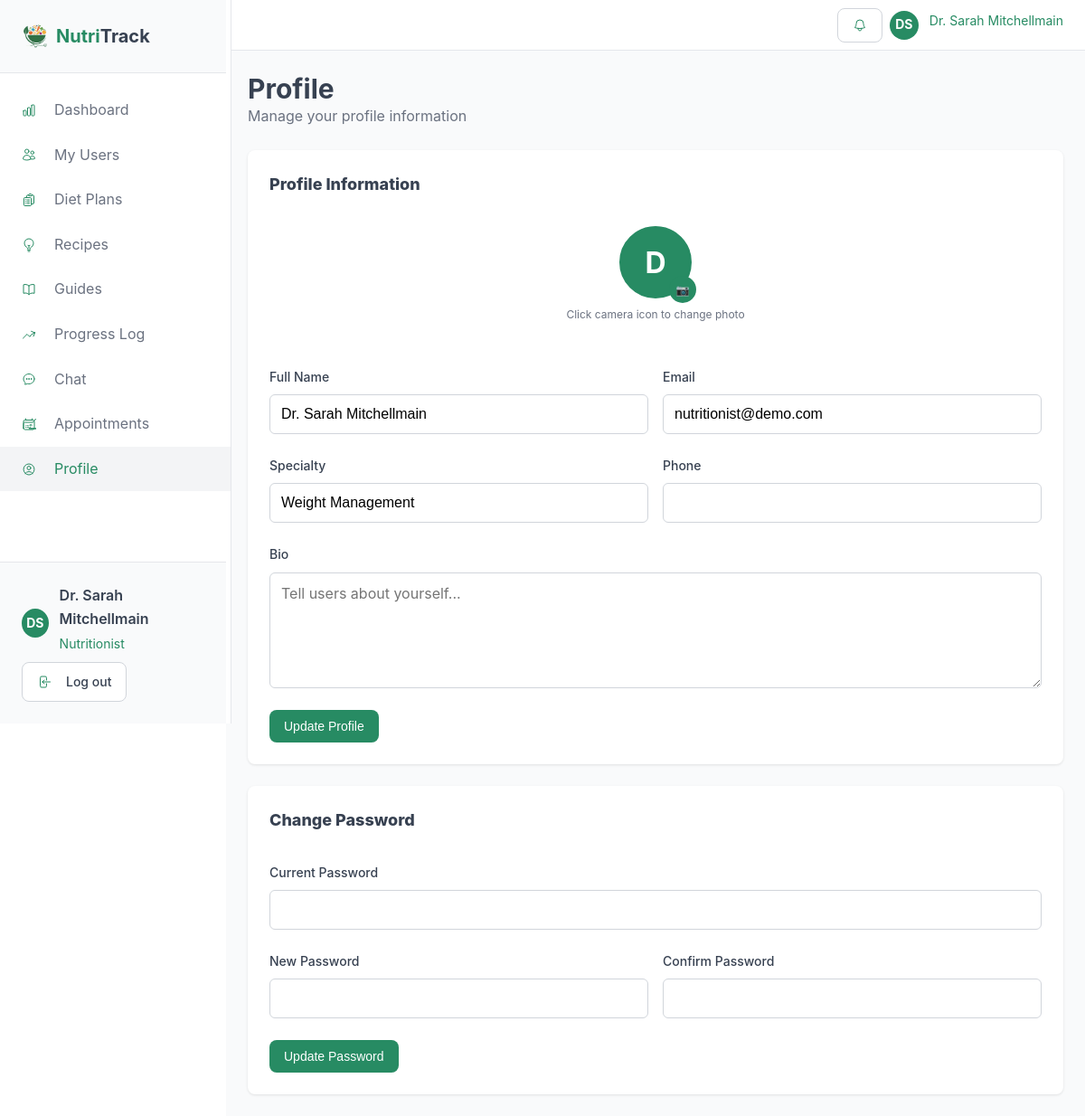
The app's page /nutritionists/settings.php (signed in) with its own data.
### tables this page shows
CREATE TABLE `users` (
  `id` int(11) NOT NULL,
  `name` varchar(100) NOT NULL,
  `email` varchar(100) NOT NULL,
  `password` varchar(255) NOT NULL,
  `phone` varchar(20) DEFAULT NULL,
  `role` enum('user','nutritionist','admin') NOT NULL DEFAULT 'user',
  `status` enum('active','pending','inactive') NOT NULL DEFAULT 'pending',
  `weight` decimal(5,2) DEFAULT NULL,
  `height` decimal(5,2) DEFAULT NULL,
  `age` int(11) DEFAULT NULL,
  `goal` enum('weight_loss','maintain','gain_weight','build_muscle') DEFAULT NULL,
  `health_conditions` text DEFAULT NULL,
  `specialty` varchar(100) DEFAULT NULL,
  `bio` text DEFAULT NULL,
  `rating` decimal(3,2) DEFAULT NULL,
  `nutritionist_id` int(11) DEFAULT NULL,
  `created_at` timestamp NOT NULL DEFAULT current_timestamp(),
  `updated_at` timestamp NOT NULL DEFAULT current_timestamp() ON UPDATE current_timestamp(),
  `profile_image` varchar(255) DEFAULT NULL
);

### nutritionists/settings.php (the view, shortened to what this page needs)
<?php
require_once '../includes/session.php';
include 'header.php';
?>
<div class="space-y-6">
    <div>
        <h1 class="text-3xl font-bold">Profile</h1>
        <p class="text-muted-foreground">Manage your profile information</p>
    </div>
    <div class="card">
        <div class="card-header">
            <h3 class="card-title">Profile Information</h3>
        </div>
        <div class="card-content">
            <form id="profileForm" enctype="multipart/form-data" class="form-grid">
                <div style="text-align: center; margin-bottom: 1.5rem;">
                    <div style="position: relative; display: inline-block;">
                        <?php if (!empty($user['profile_image']) && file_exists(__DIR__ . '/../' . $user['profile_image'])): ?>
                            <img id="profilePreview" src="../<?php echo htmlspecialchars($user['profile_image']); ?>" alt="Profile" style="width: 80px; height: 80px; border-radius: 50%; object-fit: cover; border: 3px solid #278b63;">
                        <?php else: ?>
                            <div id="profilePreview" style="width: 80px; height: 80px; border-radius: 50%; background: #278b63; color: white; display: flex; align-items: center; justify-content: center; font-size: 2rem; font-weight: bold; border: 3px solid #278b63;">
                                <?php echo strtoupper(substr($user['name'], 0, 1)); ?>
                            </div>
                        <?php endif; ?>
                        <label for="profileImageInput" style="position: absolute; bottom: -5px; right: -5px; background: #278b63; color: white; border-radius: 50%; width: 30px; height: 30px; display: flex; align-items: center; justify-content: center; cursor: pointer; font-size: 0.75rem;">📷</label>
                    </div>
                    <p style="font-size: 0.75rem; color: #6b7280; margin-top: 0.5rem;">Click camera icon to change photo</p>
                </div>
                <div class="form-row">
                    <div class="form-group">
                        <label class="form-label">Full Name</label>
                        <input type="text" id="profileName" name="name" class="form-input" value="<?php echo htmlspecialchars($user['name']); ?>">
                    </div>
                    <div class="form-group">
                        <label class="form-label">Email</label>
                        <input type="email" id="profileEmail" name="email" class="form-input" value="<?php echo htmlspecialchars($user['email']); ?>">
                    </div>
                </div>
                <div class="form-row">
                    <div class="form-group">
                        <label class="form-label">Specialty</label>
                        <input type="text" id="profileSpecialty" name="specialty" class="form-input" value="<?php echo htmlspecialchars($user['specialty'] ?? ''); ?>" placeholder="e.g., Weight Management">
                    </div>
                    <div class="form-group">
                        <label class="form-label">Phone</label>
                        <input type="tel" id="profilePhone" name="phone" class="form-input" value="<?php echo htmlspecialchars($user['phone'] ?? ''); ?>">
                    </div>
                </div>
                <div class="form-group">
                    <label class="form-label">Bio</label>
                    <textarea id="profileBio" name="bio" class="form-textarea" placeholder="Tell users about yourself..."><?php echo htmlspecialchars($user['bio'] ?? ''); ?></textarea>
                </div>
                <div class="form-actions">
                    <button type="submit" class="btn btn-primary" id="updateProfileBtn">Update Profile</button>
                </div>
            </form>
        </div>
    </div>
    <div class="card">
        <div class="card-header">
            <h3 class="card-title">Change Password</h3>
        </div>
        <div class="card-content">
            <div class="form-grid">
                <div class="form-group">
                    <label class="form-label">Current Password</label>
                    <input type="password" id="currentPassword" class="form-input">
                </div>
                <div class="form-row">
                    <div class="form-group">
                        <label class="form-label">New Password</label>
                        <input type="password" id="newPassword" class="form-input">
                    </div>
                    <div class="form-group">
                        <label class="form-label">Confirm Password</label>
                        <input type="password" id="confirmPassword" class="form-input">
                    </div>
                </div>
                <div class="form-actions">
                    <button class="btn btn-primary" id="updatePasswordBtn">Update Password</button>
                </div>
            </div>
        </div>
    </div>
</div>
<?php include 'footer.php'; ?>

### nutritionists/header.php (shortened to what this page needs)
<?php
require_once '../includes/session.php';
$user = getCurrentUser();
?>
<!DOCTYPE html>
<html lang="en">
<head>
    <link rel="stylesheet" href="http://localhost/Health%20DIet/style.css">
</head>
<body>
    <div class="user-layout">
        <aside class="sidebar">
            <div class="sidebar-header">
                <a href="dashboard.php" class="logo">
                    <div style="display:flex; justify-self: center;">
                        <img style="width:30px;height:30px" src="../assets/images/nutritrak_logo-removebg-preview.png" alt="NutriTrack Logo">
                    </div>
                    <span class="logo-text"><span style="color:#278b63;">Nutri</span>Track</span>
                </a>
            </div>
            <nav class="sidebar-nav">
                <a href="dashboard.php" class="<?php echo basename($_SERVER['PHP_SELF']) == 'dashboard.php' ? 'active' : ''; ?>">
 Dashboard
                </a>
                <a href="users.php" class="<?php echo basename($_SERVER['PHP_SELF']) == 'users.php' ? 'active' : ''; ?>">
 My Users
                </a>
                <a href="diet-plans.php" class="<?php echo basename($_SERVER['PHP_SELF']) == 'diet-plans.php' ? 'active' : ''; ?>">
 Diet Plans
                </a>
                <a href="suggestions.php" class="<?php echo basename($_SERVER['PHP_SELF']) == 'suggestions.php' ? 'active' : ''; ?>">
 Recipes
                </a>
                <a href="guides.php" class="<?php echo basename($_SERVER['PHP_SELF']) == 'guides.php' ? 'active' : ''; ?>">
 Guides
                </a>
                <a href="progress.php" class="<?php echo basename($_SERVER['PHP_SELF']) == 'progress.php' ? 'active' : ''; ?>">
 Progress Log
                </a>
                <a href="chat.php" class="<?php echo basename($_SERVER['PHP_SELF']) == 'chat.php' ? 'active' : ''; ?>">
 Chat
                </a>
                <a href="appointments.php" class="<?php echo basename($_SERVER['PHP_SELF']) == 'appointments.php' ? 'active' : ''; ?>">
 Appointments
                </a>
                <a href="settings.php" class="<?php echo basename($_SERVER['PHP_SELF']) == 'settings.php' ? 'active' : ''; ?>">
 Profile
                </a>
            </nav>
            <div class="sidebar-footer">
                <div class="user-info" onclick="showProfilePopup()" style="cursor: pointer;">
                    <?php echo getUserAvatar($user, '2rem'); ?>
                    <div>
                        <div class="team-name"><?php echo $user['name']; ?></div>
                        <div class="team-role">Nutritionist</div>
                    </div>
                </div>
                <a href="../landing page/auth.php?logout=1" class="btn btn-outline">
 Log out
                </a>
            </div>
        </aside>
        <div class="main-content">
            <header class="top-bar">
                <div class="header-actions">
                    <div class="user-info">
                        <button class="btn btn-outline" onclick="toggleNotifications()" id="notificationBtn">
                        </button>
                    </div>
                    <div class="user-info" onclick="showProfilePopup()" style="cursor: pointer;">
                        <?php echo getUserAvatar($user, '2rem'); ?>
                        <span class="team-role"><?php echo $user['name']; ?></span>
                    </div>
                </div>
            </header>
            <main class="content-area">

### includes/session.php (shortened to what this page needs)
<?php
function getCurrentUser() {
    try {
        $db = getDB();
        $stmt = $db->prepare("SELECT * FROM users WHERE id = ?");
        $stmt->execute([$_SESSION['user_id']]);
        return $stmt->fetch();
    } catch (PDOException $e) {
        error_log("Error fetching user: " . $e->getMessage());
        return null;
    }
}
function getUserInitials($name = null) {
    $name = $name ?: ($_SESSION['user_name'] ?? 'U');
    $parts = explode(' ', $name);
    return strtoupper(substr($parts[0], 0, 1) . (isset($parts[1]) ? substr($parts[1], 0, 1) : ''));
}
function getUserAvatar($user, $size = '2rem', $class = 'user-avatar') {
    if (!empty($user['profile_image']) && file_exists(__DIR__ . '/../' . $user['profile_image'])) {
        return '<img src="../' . htmlspecialchars($user['profile_image']) . '" alt="Profile" class="' . $class . '" style="width: ' . $size . '; height: ' . $size . '; border-radius: 50%; object-fit: cover;">';
    } else {
        return '<div class="' . $class . '" style="width: ' . $size . '; height: ' . $size . ';">' . getUserInitials($user['name']) . '</div>';
    }
}
?>

### records on screen
users: name "DS DS", name "Dr. Sarah Mitchellmain", name "D", email "nutritionist@demo.com", specialty "Weight Management"
